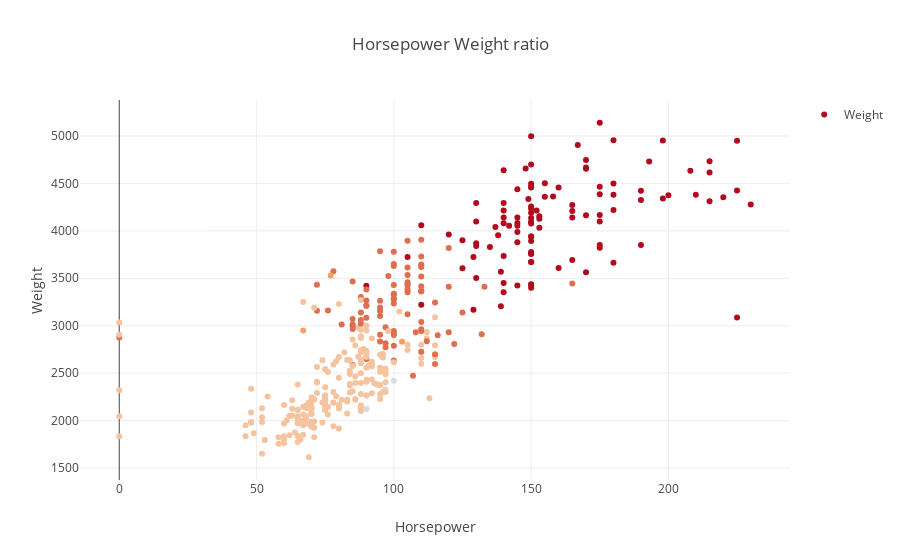

This figure's notebook cell:
### Code cell
import matplotlib.pyplot as plt
import matplotlib

import plotly
import plotly.plotly as pp 
import plotly.offline as py
import plotly.graph_objs as go

py.init_notebook_mode(connected=True)

fig = pp.get_figure('https://plot.ly/~jaimevalero78/2', raw=True)

iplot(fig,validate=False)

### Figure 1 — Plotly figure (JSON) as saved in the notebook; plotly's stock layout.template omitted (floating-point values rounded to 4 significant figures; data arrays with more than 128 entries replaced by an {"elided": "..."} marker saying what was removed)
{"data": [{"autobinx": true, "autobiny": true, "marker": {"cauto": true, "cmax": 8, "cmin": 3, "color": {"elided": "406 str values"}, "colorscale": [[0, "rgb(220,220,220)"], [0.2, "rgb(245,195,157)"], [0.4, "rgb(245,160,105)"], [1, "rgb(178,10,28)"]], "colorsrc": "jaimevalero78:0:796d73", "showscale": false}, "mode": "markers", "name": "Weight", "text": {"elided": "406 str values"}, "textsrc": "jaimevalero78:0:f8e8dc", "type": "scatter", "uid": "d0d44c", "x": {"elided": "406 str values"}, "xsrc": "jaimevalero78:0:54e577", "y": {"elided": "406 str values"}, "ysrc": "jaimevalero78:0:22b911"}, {"transforms": [{"correlation": 0.8612, "fitfunction": "a*x^2 + b*x + c", "inputUid": "d0d44c", "inputxrange": [], "interpolation": null, "outputxrange": [], "parameters": [{"error": 2.472, "hold": false, "name": "b", "value": 27.43}, {"error": 0.00992, "hold": false, "name": "a", "value": -0.0369}, {"error": 141.4, "hold": false, "name": "c", "value": 578.0}], "regressand": "y", "regressor": "x", "rms": 432.7, "type": "fit", "xmid": 95, "ymid": 2808.0}], "uid": "0e289d"}], "layout": {"autosize": true, "breakpoints": [], "hovermode": "closest", "showlegend": true, "title": "Horsepower Weight ratio", "xaxis": {"autorange": true, "range": [-14.87, 244.9], "title": "Horsepower", "type": "linear"}, "yaxis": {"autorange": true, "range": [319.9, 5481.0], "title": "Weight", "type": "linear"}}}
